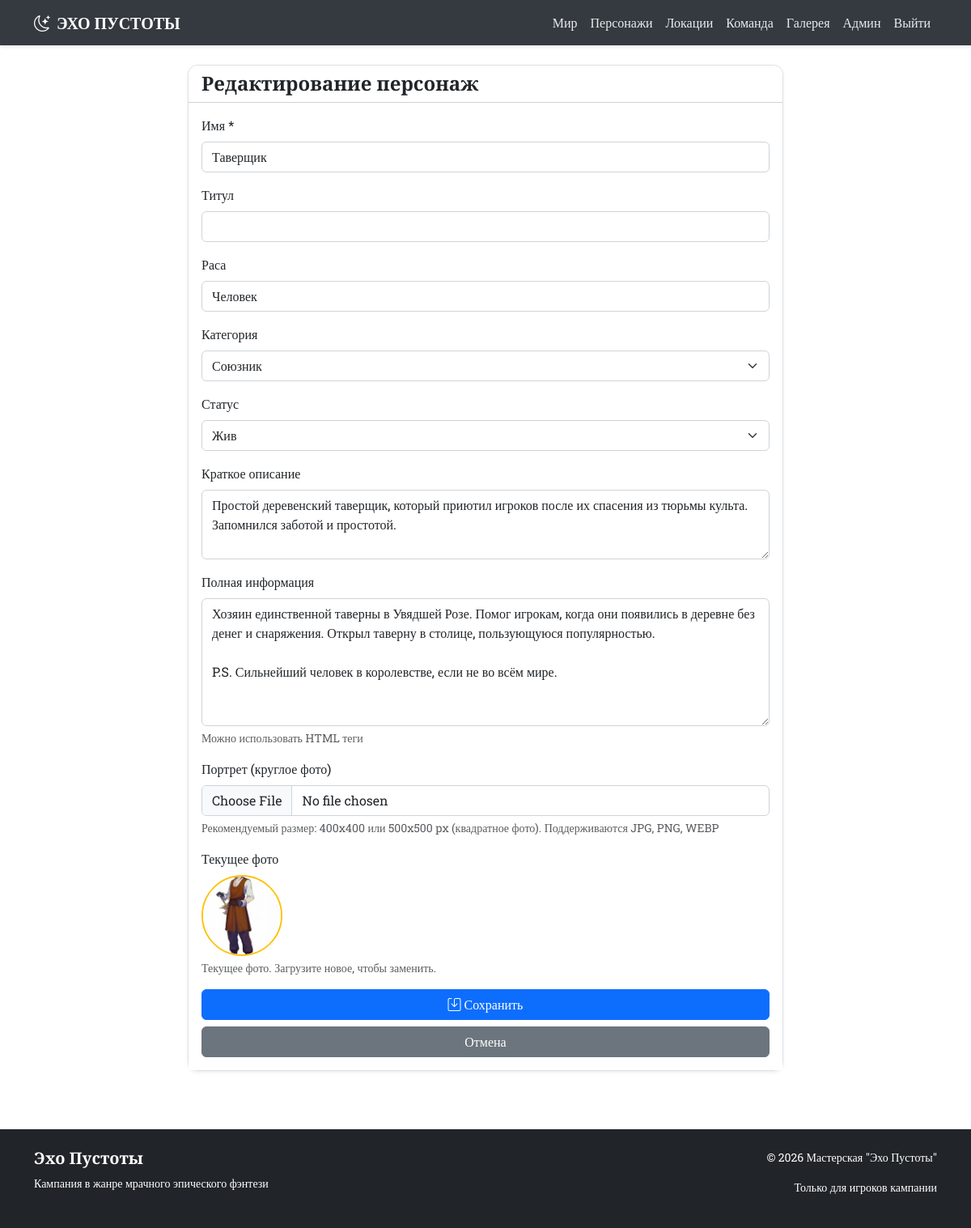
/admin/npc/edit/1 (signed in), run on the app's committed database.
### app.py (models this page shows)
class NPC(db.Model):
    __tablename__ = 'npcs'
    id = db.Column(db.Integer, primary_key=True)
    name = db.Column(db.String(100), nullable=False)
    title = db.Column(db.String(200))
    race = db.Column(db.String(50))
    description = db.Column(db.Text)
    full_info = db.Column(db.Text)
    category = db.Column(db.String(50))
    status = db.Column(db.String(20))
    image_url = db.Column(db.String(300))
    importance = db.Column(db.Integer, default=1)
    portrait_url = db.Column(db.String(300), default='/static/images/placeholders/npc.jpg')

### app.py (the view, shortened to what this page needs)
@app.route('/admin/npc/edit/<int:id>', methods=['GET', 'POST'])
@login_required
def edit_npc(id):
    npc = NPC.query.get_or_404(id)
    return render_template('admin/edit_npc.html', npc=npc)

### app.py (called while the page is built)
@login_manager.user_loader
def load_user(user_id):
    return User.query.get(int(user_id))

### templates/admin/edit_npc.html (shortened to what this page needs)
{% extends "base.html" %}
{% block content %}
<div class="row justify-content-center">
    <div class="col-md-8">
        <div class="card shadow-sm">
            <div class="card-header bg-white">
                <h4 class="cinzel mb-0 text-dark">{% if npc %}Редактирование{% else %}Новый{% endif %} персонаж</h4>
            </div>
            <div class="card-body bg-white">
                <form method="POST" enctype="multipart/form-data">
                    <div class="mb-3">
                        <label for="name" class="form-label">Имя *</label>
                        <input type="text" class="form-control" id="name" name="name"
                               value="{{ npc.name if npc else '' }}" required>
                    </div>
                    <div class="mb-3">
                        <label for="title" class="form-label">Титул</label>
                        <input type="text" class="form-control" id="title" name="title"
                               value="{{ npc.title if npc else '' }}">
                    </div>
                    <div class="mb-3">
                        <label for="race" class="form-label">Раса</label>
                        <input type="text" class="form-control" id="race" name="race"
                               value="{{ npc.race if npc else '' }}">
                    </div>
                    <div class="mb-3">
                        <label for="category" class="form-label">Категория</label>
                        <select class="form-select" id="category" name="category">
                            <option value="ally" {% if npc and npc.category == 'ally' %}selected{% endif %}>Союзник</option>
                        </select>
                    </div>
                    <div class="mb-3">
                        <label for="status" class="form-label">Статус</label>
                        <select class="form-select" id="status" name="status">
                            <option value="alive" {% if npc and npc.status == 'alive' %}selected{% endif %}>Жив</option>
                        </select>
                    </div>
                    <div class="mb-3">
                        <label for="description" class="form-label">Краткое описание</label>
                        <textarea class="form-control" id="description" name="description" rows="3">{{ npc.description if npc else '' }}</textarea>
                    </div>
                    <div class="mb-3">
                        <label for="full_info" class="form-label">Полная информация</label>
                        <textarea class="form-control" id="full_info" name="full_info" rows="6">{{ npc.full_info if npc else '' }}</textarea>
                        <div class="form-text">Можно использовать HTML теги</div>
                    </div>
                    <div class="mb-3">
                        <label for="image" class="form-label">Портрет (круглое фото)</label>
                        <input type="file" class="form-control" id="image" name="image" accept="image/jpeg,image/png,image/webp">
                        <div class="form-text">Рекомендуемый размер: 400x400 или 500x500 px (квадратное фото). Поддерживаются JPG, PNG, WEBP</div>
                    </div>
                    {% if npc and npc.portrait_url and npc.portrait_url != '/static/images/placeholders/npc.jpg' %}
                    <div class="mb-3">
                        <label class="form-label">Текущее фото</label>
                        <div>
                            <img src="{{ npc.portrait_url }}" style="width: 100px; height: 100px; object-fit: cover; border-radius: 50%; border: 2px solid #ffc107;">
                            <p class="small text-muted mt-1">Текущее фото. Загрузите новое, чтобы заменить.</p>
                        </div>
                    </div>
                    {% endif %}
                    <div class="d-grid gap-2">
                        <button type="submit" class="btn btn-primary">
                            <i class="bi bi-save"></i> Сохранить
                        </button>
                        <a href="{{ url_for('admin_npcs') }}" class="btn btn-secondary">
                            Отмена
                        </a>
                    </div>
                </form>
            </div>
        </div>
    </div>
</div>
{% endblock %}

### static/css/style.css (style rules this page uses)
:root { --primary-light: #ffffff; --secondary-light: #f8f9fa; --accent-red: #dc3545; --accent-purple: #6f42c1; --accent-gold: #ffc107; --accent-dark: #343a40; --text-dark: #212529; --text-light: #6c757d; }
body { background-color: var(--primary-light); color: var(--text-dark); font-family: 'Roboto Slab', serif; min-height: 100vh; display: flex; flex-direction: column; }
.cinzel { font-family: 'Cinzel', serif; font-weight: 700; }
.card { transition: transform 0.3s, box-shadow 0.3s; border: 1px solid #dee2e6; background-color: white; }
.form-control, .form-select { background-color: white; border: 1px solid #ced4da; color: var(--text-dark); }
.card { border-radius: 12px; }
.card-header { border-radius: 12px 12px 0 0 !important; }

### data on the page
NPC: name "Таверщик", race "Человек", category "Союзник", status "Жив", description "Простой деревенский таверщик, который приютил игроков после их спасения из тюрьмы культа. Запомнился заботой и простотой.", full_info "Хозяин единственной таверны в Увядшей Розе. Помог игрокам, когда они появились в деревне без денег и снаряжения. Открыл таверну в столице, пользующуюся популярностью. P.S. Сильнейший человек в королевстве, если не во всём мире.", portrait_url (picture)
